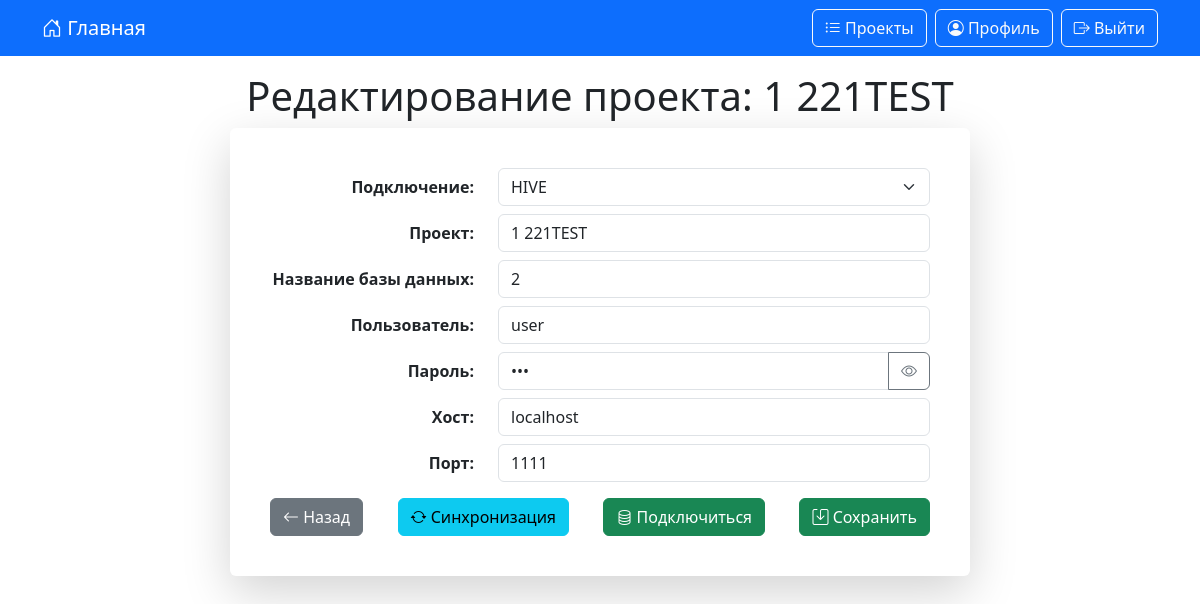
Screenshot of /project_edit/15/ (signed in) with the database file from the repository.
### data_generator/models.py (models this page shows, shortened)
class DateStamp(models.Model):
    created = models.DateTimeField(verbose_name='Дата создания', auto_now_add=True)
    updated = models.DateTimeField(verbose_name='Дата изменения', auto_now=True)
    class Meta:
        abstract = True

class DataBaseUser(DateStamp):
    db_project = models.CharField(verbose_name="Проект", max_length=40, unique=True)
    db_name = models.CharField(verbose_name="Название базы данных", max_length=40)
    db_user = models.CharField(verbose_name="Пользователь", max_length=40)
    db_password = models.CharField(verbose_name="Пароль", max_length=40)
    db_host = models.CharField(verbose_name="Хост", max_length=255)
    db_port = models.CharField(verbose_name="Порт", max_length=8)
    user = models.ForeignKey(CustomUser, verbose_name="Пользователь", on_delete=models.CASCADE, related_name='data_base_user')
    data_base_name = models.ForeignKey(DataBaseName, verbose_name="Подключение", on_delete=models.CASCADE, related_name='data_base_name')
    class Meta:
        verbose_name = "Проект"
        verbose_name_plural = "Проекты"
        ordering = 'db_project',

### data_generator/views.py (the view)
# urls.py: path('project_edit/<int:pk>/', project_edit, name='projects_edit'),
@login_required
def project_edit(request, pk):
    app_settings = AppSettings.objects.first()
    connect_timeout = app_settings.connect_timeout_db if app_settings else 5
    database = get_object_or_404(DataBaseUser, pk=pk, user=request.user)
    if request.method == 'POST':
        form = DataBaseUserForm(request.POST, instance=database)
        if form.is_valid():
            old_password = DataBaseUser.objects.get(pk=pk).db_password
            db_obj = form.save(commit=False)
            if not form.cleaned_data.get('db_password'):
                db_obj.db_password = old_password
            db_obj.save()
            if 'check_connection' in request.POST:
                try:
                    connection = psycopg2.connect(
                        dbname=db_obj.db_name,
                        user=db_obj.db_user,
                        password=db_obj.db_password,
                        host=db_obj.db_host,
                        port=db_obj.db_port,
                        connect_timeout=connect_timeout,
                    )
                    connection.close()
                    messages.success(request, f"Успешное подключение к базе данных '{db_obj.db_name}'.")
                except psycopg2.OperationalError:
                    messages.warning(request, "Ошибка подключения! Проверьте настройки подключения.")
                except Exception as e:
                    messages.warning(request, f"Ошибка подключения: {str(e)}")
                form = DataBaseUserForm(instance=db_obj)
                form.fields['db_password'].initial = db_obj.db_password
                form.fields['db_password'].widget.attrs['value'] = db_obj.db_password
                return render(request, 'projects_edit.html', {'form': form, 'database': db_obj})
            messages.success(request, "Данные успешно сохранены.")
            return redirect(reverse('projects_edit', args=[db_obj.pk]))
        else:
            messages.warning(request, "Исправьте ошибки в форме.")
    else:
        form = DataBaseUserForm(instance=database)
        form.fields['db_password'].initial = database.db_password
        form.fields['db_password'].widget.attrs['value'] = database.db_password
    return render(request,
                  template_name='projects_edit.html',
                  context={
                      'form': form,
                      'database': database}
                  )

### data_generator/forms.py
class DataBaseUserForm(forms.ModelForm):
    class Meta:
        model = DataBaseUser
        fields = ('data_base_name', 'db_project', 'db_name', 'db_user', 'db_password', 'db_host', 'db_port')
        widgets = {
            'data_base_name': forms.Select(attrs={'class': 'form-select', 'id': 'id_data_base_name'}),
            'db_project': forms.TextInput(attrs={'class': 'form-control'}),
            'db_name': forms.TextInput(attrs={'class': 'form-control'}),
            'db_user': forms.TextInput(attrs={'class': 'form-control'}),
            'db_password': forms.PasswordInput(attrs={'class': 'form-control', 'id': 'id_db_password'}, render_value=True),
            'db_host': forms.TextInput(attrs={'class': 'form-control'}),
            'db_port': forms.NumberInput(attrs={'class': 'form-control'}),
        }
    def __init__(self, *args, **kwargs):
        super().__init__(*args, **kwargs)
        self.fields['data_base_name'].empty_label = '— Выберите подключение —'

### data_generator/models.py (called while the page is built)
    def __str__(self):
        return self.name

### templates/projects_edit.html (shortened to what this page needs)
{% extends 'base.html' %}
{% load static %}
{% block content %}
    <h1 class="text-center mb-2">Редактирование проекта: {{ database.db_project }}</h1>
    <div class="card shadow-lg border-0 mx-auto p-4 panel-input">
        <div class="card-body">
            <form method="post" class="needs-validation" novalidate>
                <div class="row mb-2">
                    <label for="id_data_base_name" class="col-sm-4 col-form-label text-end"><strong>Подключение:</strong></label>
                    <div class="col-sm-8">
                        {{ form.data_base_name }}
                    </div>
                </div>
                <div class="row mb-2">
                    <label for="id_db_project" class="col-sm-4 col-form-label text-end"><strong>Проект:</strong></label>
                    <div class="col-sm-8">
                        {{ form.db_project }}
                    </div>
                </div>
                <div class="row mb-2">
                    <label for="id_db_name" class="col-sm-4 col-form-label text-end"><strong>Название базы данных:</strong></label>
                    <div class="col-sm-8">
                        {{ form.db_name }}
                    </div>
                </div>
                <div class="row mb-2">
                    <label for="id_db_user" class="col-sm-4 col-form-label text-end"><strong>Пользователь:</strong></label>
                    <div class="col-sm-8">
                        {{ form.db_user }}
                    </div>
                </div>
                <div class="row mb-2">
                    <label for="id_db_password" class="col-sm-4 col-form-label text-end"><strong>Пароль:</strong> </label>
                    <div class="col-sm-8">
                        <div class="input-group">
                            {{ form.db_password }}
                            <button type="button" class="btn btn-outline-secondary" id="toggleDbPasswordEdit" tabindex="-1" aria-label="Показать/скрыть пароль"><i class="bi bi-eye"></i></button>
                        </div>
                    </div>
                </div>
                <div class="row mb-2">
                    <label for="id_db_host" class="col-sm-4 col-form-label text-end"><strong>Хост:</strong></label>
                    <div class="col-sm-8">
                        {{ form.db_host }}
                    </div>
                </div>
                <div class="row mb-2">
                    <label for="id_db_port" class="col-sm-4 col-form-label text-end"><strong>Порт:</strong></label>
                    <div class="col-sm-8">
                        {{ form.db_port }}
                    </div>
                </div>
                <div class="mt-3 d-flex justify-content-between">
                    <a href="{% url 'projects' %}" class="btn btn-secondary"><i class="bi bi-arrow-left"></i> Назад</a>
                    <button type="submit" name="check_connection" value="true" class="btn btn-info"><i class="bi bi-arrow-repeat"></i> Синхронизация</button>
                    <a href="#" class="btn btn-success"><i class="bi bi-database"></i> Подключиться</a>
                    <button type="submit" class="btn btn-success"><i class="bi bi-save"></i> Сохранить</button>
                </div>
            </form>
        </div>
    </div>
{% endblock %}

### static/css/style.css (style rules this page uses)
.panel-input { max-width: 740px }

### rows the page displays
DataBaseUser: db_project "1 221TEST", data_base_name "HIVE", db_name "2", db_user "user", db_host "localhost", db_port "1111"
